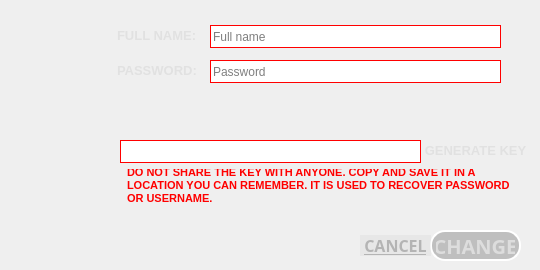
        <widget class="QWidget" name="key">
         <widget class="QLabel" name="KeyLabel_2">
          <property name="enabled">
           <bool>true</bool>
          </property>
          <property name="geometry">
           <rect>
            <x>120</x>
            <y>140</y>
            <width>301</width>
            <height>23</height>
           </rect>
          </property>
          <property name="cursor">
           <cursorShape>IBeamCursor</cursorShape>
          </property>
          <property name="styleSheet">
           <string notr="true">background-color: rgb(255, 255, 255);
border: 1px solid red;
border-top-left-radius : 0px;
border-top-right-radius : 0px; </string>
          </property>
          <property name="text">
           <string/>
          </property>
          <property name="textInteractionFlags">
           <set>Qt::TextSelectableByMouse</set>
          </property>
         </widget>
         <widget class="QPushButton" name="useless_17">
          <property name="geometry">
           <rect>
            <x>420</x>
            <y>135</y>
            <width>111</width>
            <height>31</height>
           </rect>
          </property>
          <property name="font">
           <font>
            <pointsize>10</pointsize>
            <weight>75</weight>
            <bold>true</bold>
           </font>
          </property>
          <property name="cursor">
           <cursorShape>PointingHandCursor</cursorShape>
          </property>
          <property name="styleSheet">
           <string notr="true">color: rgb(225, 225, 225);
border: 2px solid white;
border-style: outset;
border-radius: 15px;
padding: 4px;
border: none;</string>
          </property>
          <property name="text">
           <string>GENERATE KEY</string>
          </property>
         </widget>
         <widget class="QLabel" name="useless_18">
          <property name="geometry">
           <rect>
            <x>120</x>
            <y>165</y>
            <width>411</width>
            <height>41</height>
           </rect>
          </property>
          <property name="font">
           <font>
            <pointsize>8</pointsize>
            <weight>75</weight>
            <bold>true</bold>
           </font>
          </property>
          <property name="styleSheet">
           <string notr="true">color: rgb(225, 225, 225);
border: 2px solid white;
border-style: outset;
border-radius: 15px;
padding: 4px;
border: none;
color: rgb(255, 0, 0);</string>
          </property>
          <property name="text">
           <string>DO NOT SHARE THE KEY WITH ANYONE. COPY AND SAVE IT IN A LOCATION YOU CAN REMEMBER. IT IS USED TO RECOVER PASSWORD OR USERNAME.</string>
          </property>
          <property name="alignment">
           <set>Qt::AlignLeading|Qt::AlignLeft|Qt::AlignVCenter</set>
          </property>
          <property name="wordWrap">
           <bool>true</bool>
          </property>
         </widget>
         <widget class="QLineEdit" name="ProfileUserFull_2">
          <property name="enabled">
           <bool>true</bool>
          </property>
          <property name="geometry">
           <rect>
            <x>210</x>
            <y>25</y>
            <width>291</width>
            <height>23</height>
           </rect>
          </property>
          <property name="styleSheet">
           <string notr="true">background-color: rgb(255, 255, 255);
border: 1px solid red;
border-top-left-radius : 0px;
border-top-right-radius : 0px; 
border-bottom-left-radius : 0px; 
border-bottom-right-radius : 0px;</string>
          </property>
          <property name="placeholderText">
           <string>Full name</string>
          </property>
         </widget>
         <widget class="QLabel" name="useless_19">
          <property name="geometry">
           <rect>
            <x>110</x>
            <y>20</y>
            <width>91</width>
            <height>31</height>
           </rect>
          </property>
          <property name="font">
           <font>
            <pointsize>10</pointsize>
            <weight>75</weight>
            <bold>true</bold>
           </font>
          </property>
          <property name="styleSheet">
           <string notr="true">color: rgb(225, 225, 225);
border: 2px solid white;
border-style: outset;
border-radius: 15px;
padding: 4px;
border: none;</string>
          </property>
          <property name="text">
           <string>FULL NAME:</string>
          </property>
          <property name="alignment">
           <set>Qt::AlignLeading|Qt::AlignLeft|Qt::AlignVCenter</set>
          </property>
         </widget>
         <widget class="QLabel" name="NewPassLabel_6">
          <property name="geometry">
           <rect>
            <x>110</x>
            <y>55</y>
            <width>91</width>
            <height>31</height>
           </rect>
          </property>
          <property name="font">
           <font>
            <pointsize>10</pointsize>
            <weight>75</weight>
            <bold>true</bold>
           </font>
          </property>
          <property name="styleSheet">
           <string notr="true">color: rgb(225, 225, 225);
border: 2px solid white;
border-style: outset;
border-radius: 15px;
padding: 4px;
border: none;</string>
          </property>
          <property name="text">
           <string>PASSWORD:</string>
          </property>
          <property name="alignment">
           <set>Qt::AlignLeading|Qt::AlignLeft|Qt::AlignVCenter</set>
          </property>
         </widget>
         <widget class="QLineEdit" name="NewPass_5">
          <property name="enabled">
           <bool>true</bool>
          </property>
          <property name="geometry">
           <rect>
            <x>210</x>
            <y>60</y>
            <width>291</width>
            <height>23</height>
           </rect>
          </property>
          <property name="styleSheet">
           <string notr="true">background-color: rgb(255, 255, 255);
border: 1px solid red;
border-top-left-radius : 0px;
border-top-right-radius : 0px; 
border-bottom-left-radius : 0px; 
border-bottom-right-radius : 0px;</string>
          </property>
          <property name="text">
           <string/>
          </property>
          <property name="echoMode">
           <enum>QLineEdit::Password</enum>
          </property>
          <property name="placeholderText">
           <string>Password</string>
          </property>
         </widget>
         <widget class="QPushButton" name="PassChange_4">
          <property name="enabled">
           <bool>true</bool>
          </property>
          <property name="geometry">
           <rect>
            <x>430</x>
            <y>230</y>
            <width>91</width>
            <height>31</height>
           </rect>
          </property>
          <property name="font">
           <font>
            <family>Bahnschrift SemiBold</family>
            <pointsize>15</pointsize>
            <weight>75</weight>
            <bold>true</bold>
           </font>
          </property>
          <property name="cursor">
           <cursorShape>PointingHandCursor</cursorShape>
          </property>
          <property name="styleSheet">
           <string notr="true">background-color: rgba(64, 64, 64, 70);
color: rgb(221, 221, 221);
border: 2px solid white;
border-style: outset;
border-radius: 15px;
padding: 4px;</string>
          </property>
          <property name="text">
           <string>CHANGE</string>
          </property>
         </widget>
         <widget class="QPushButton" name="ChangeKeyCancel">
          <property name="geometry">
           <rect>
            <x>360</x>
            <y>235</y>
            <width>71</width>
            <height>21</height>
           </rect>
          </property>
          <property name="font">
           <font>
            <family>Bahnschrift SemiBold</family>
            <pointsize>12</pointsize>
            <weight>75</weight>
            <bold>true</bold>
            <underline>true</underline>
           </font>
          </property>
          <property name="cursor">
           <cursorShape>PointingHandCursor</cursorShape>
          </property>
          <property name="styleSheet">
           <string notr="true">color: rgb(180, 180, 180);
background-color: rgba(35, 31, 32, 10);
border: none;</string>
          </property>
          <property name="text">
           <string>CANCEL</string>
          </property>
         </widget>
        </widget>
